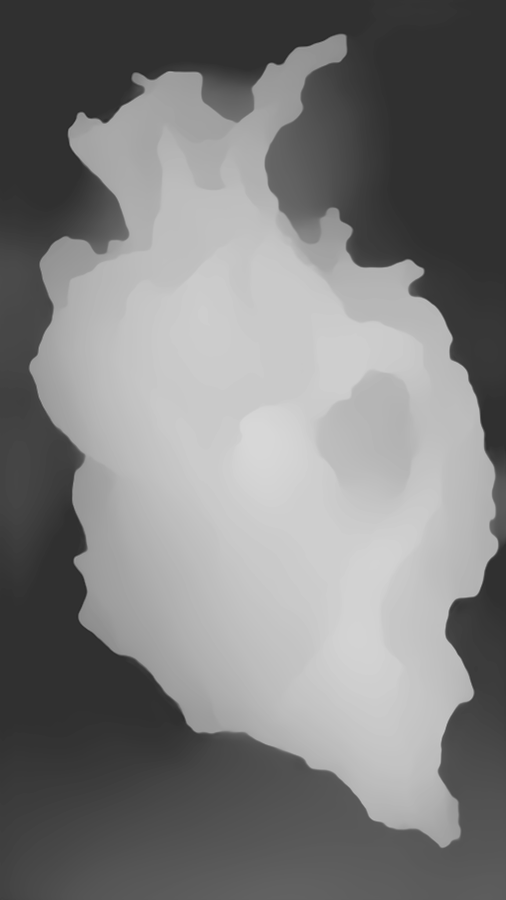
#> input picture web/sample-depth.png, 506 x 900 px
$ python depth_to_normal_map.py --input web/sample-depth.png   (older library calls are emulated)
#> lines starting #> are read from the running program, lines starting #| are printed output that depends on the picture
import cv2
import numpy as np
import argparse


class DepthToNormalMap:
    """A class for converting a depth map image to a normal map image.


    Attributes:
        depth_map (ndarray): A numpy array representing the depth map image.
        max_depth (int): The maximum depth value in the depth map image.
    """

    def __init__(self, depth_map_path: str, max_depth: int = 255) -> None:
        """Constructs a DepthToNormalMap object.

        Args:
            depth_map_path (str): The path to the depth map image file.
            max_depth (int, optional): The maximum depth value in the depth map image.
                Defaults to 255.

        Raises:
            ValueError: If the depth map image file cannot be read.

        """
#> called with depth_map_path = 'web/sample-depth.png', max_depth = 255
        self.depth_map = cv2.imread(depth_map_path, cv2.IMREAD_UNCHANGED)
#> self.depth_map is the input picture: shape (900, 506); min 38, max 215, mean 125.6

        if self.depth_map is None:
            raise ValueError(
                f"Could not read the depth map image file at {depth_map_path}"
            )
        self.max_depth = max_depth

    def convert(self, output_path: str) -> None:
        """Converts the depth map image to a normal map image.

        Args:
            output_path (str): The path to save the normal map image file.

        """
#> called with output_path = 'normal_map.png'
        rows, cols = self.depth_map.shape
#> rows = 900; cols = 506

        x, y = np.meshgrid(np.arange(cols), np.arange(rows))
        x = x.astype(np.float32)
        y = y.astype(np.float32)

        # Calculate the partial derivatives of depth with respect to x and y
        dx = cv2.Sobel(self.depth_map, cv2.CV_32F, 1, 0)
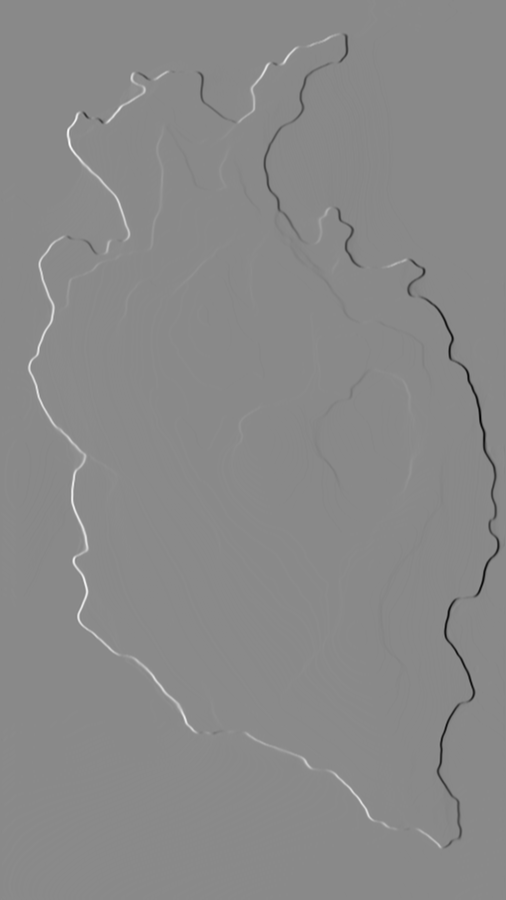
#> dx: shape (900, 506) float32; min -520, max 442, mean 0; drawn with min black and max white
        dy = cv2.Sobel(self.depth_map, cv2.CV_32F, 0, 1)

        # Compute the normal vector for each pixel
        normal = np.dstack((-dx, -dy, np.ones((rows, cols))))
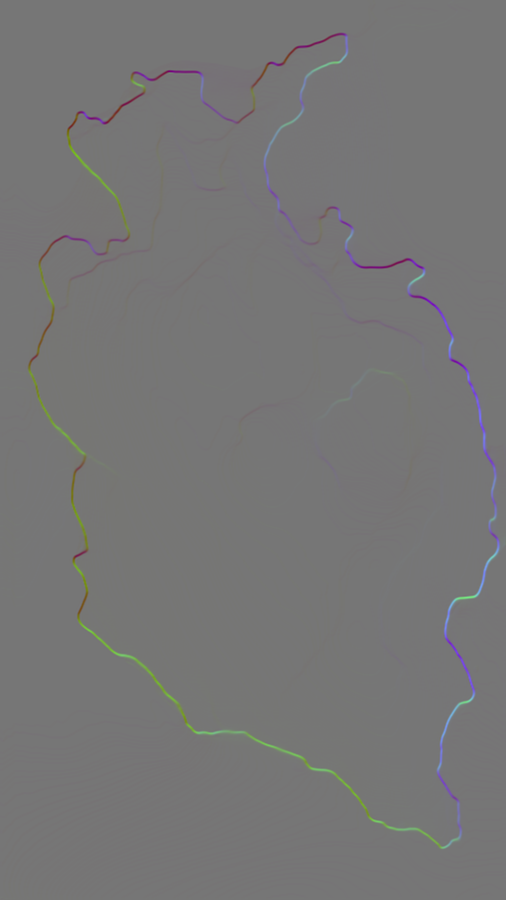
#> normal: shape (900, 506, 3) float64; mean of channels 0, 1, 2 0, -0.4, 1; drawn with min black and max white
        norm = np.sqrt(np.sum(normal**2, axis=2, keepdims=True))
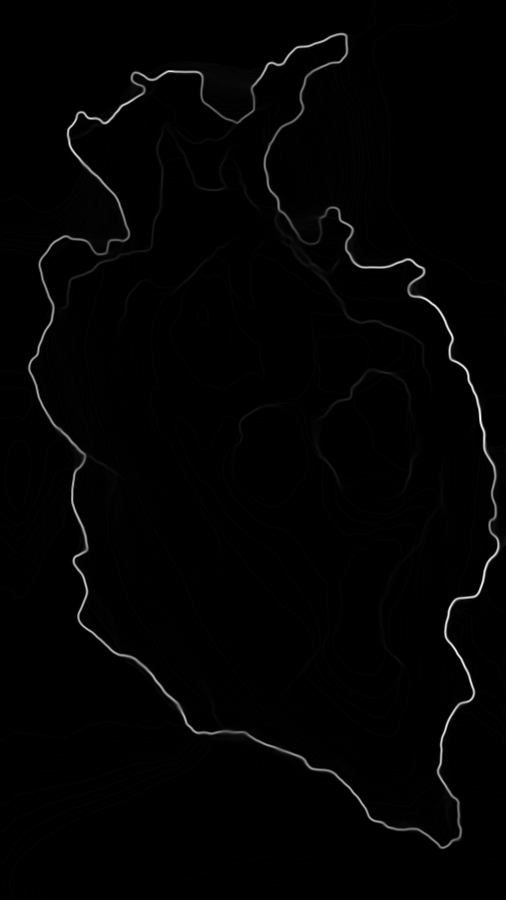
#> norm: shape (900, 506, 1) float64; min 1, max 521.1, mean 7.1; drawn with min black and max white
        normal = np.divide(normal, norm, out=np.zeros_like(normal), where=norm != 0)
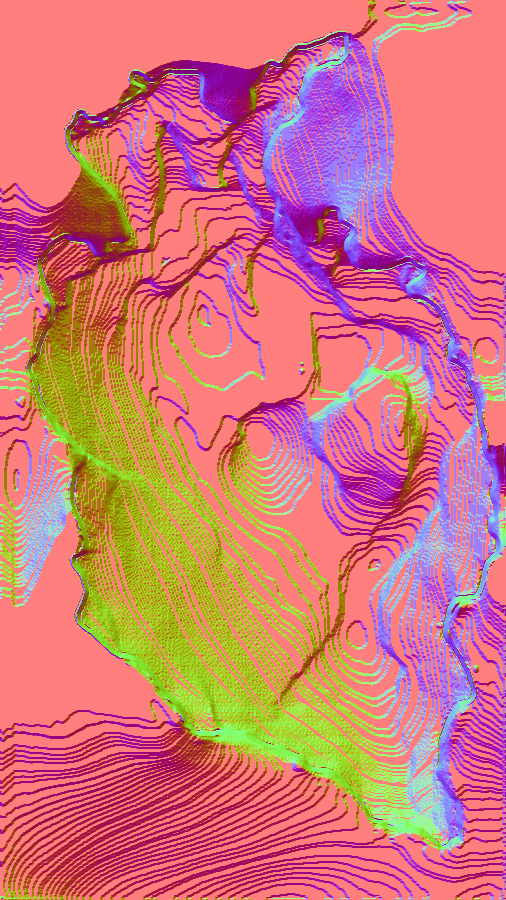
#> normal: shape (900, 506, 3) float64; mean of channels 0, 1, 2 -0.0402, -0.0534, 0.659; drawn with min black and max white

        # Map the normal vectors to the [0, 255] range and convert to uint8
        normal = (normal + 1) * 127.5
        normal = normal.clip(0, 255).astype(np.uint8)

        # Save the normal map to a file
        normal_bgr = cv2.cvtColor(normal, cv2.COLOR_RGB2BGR)
        cv2.imwrite(output_path, normal_bgr)


if __name__ == "__main__":
    parser = argparse.ArgumentParser(description="Convert depth map to normal map")
    parser.add_argument("--input", type=str, help="Path to depth map image")
    parser.add_argument(
        "--max_depth", type=int, default=255, help="Maximum depth value (default: 255)"
    )
    parser.add_argument(
        "--output_path",
        type=str,
        default="normal_map.png",
        help="Output path for normal map image (default: normal_map.png)",
    )
    args = parser.parse_args()

    converter = DepthToNormalMap(args.input, max_depth=args.max_depth)
    converter.convert(args.output_path)
